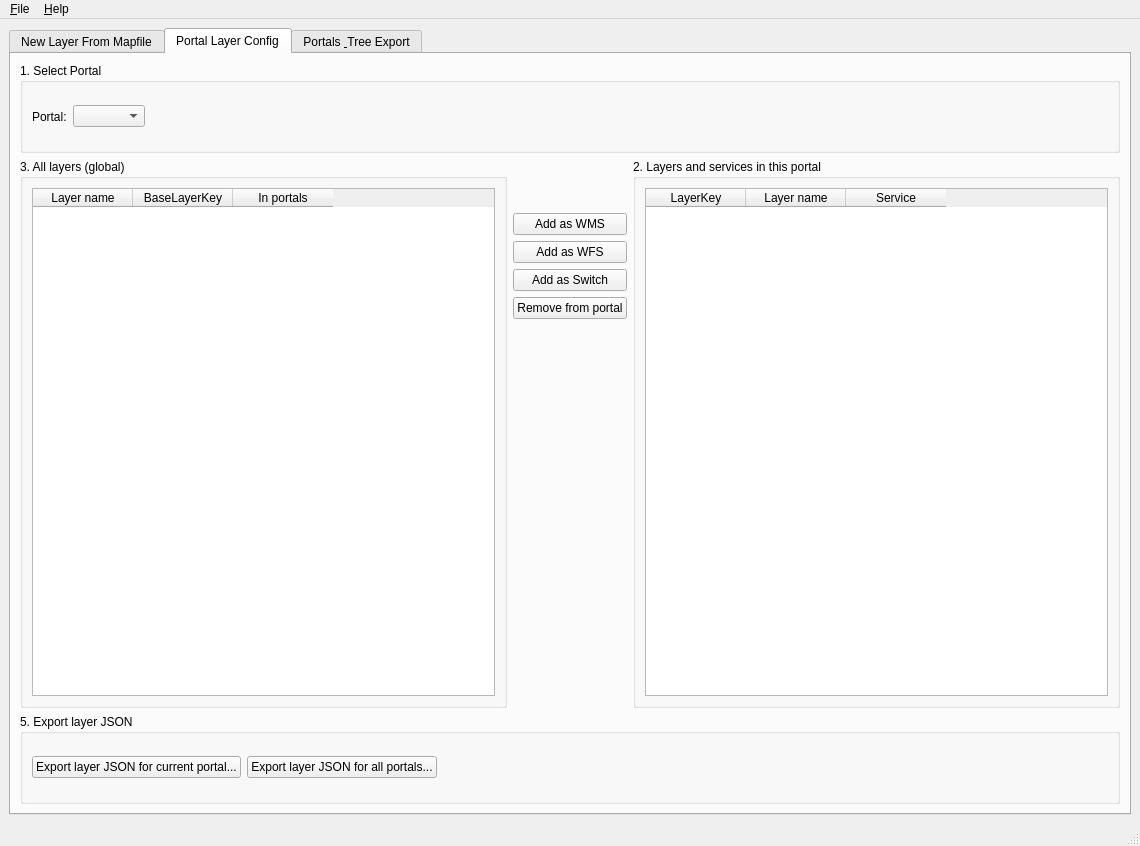
<?xml version="1.0" encoding="UTF-8"?>
<ui version="4.0">
 <class>LayerConfigNewLayerWizard</class>
 <widget class="QMainWindow" name="LayerConfigNewLayerWizard">
  <property name="geometry">
   <rect>
    <x>0</x>
    <y>0</y>
    <width>1140</width>
    <height>846</height>
   </rect>
  </property>
  <property name="maximumSize">
   <size>
    <width>16777215</width>
    <height>16777215</height>
   </size>
  </property>
  <property name="windowTitle">
   <string>LayerConfig - New Layer From Mapfile</string>
  </property>
  <widget class="QWidget" name="centralwidget">
   <layout class="QVBoxLayout" name="verticalLayout_main">
    <item>
     <widget class="QTabWidget" name="tabMain">
      <property name="tabPosition">
       <enum>QTabWidget::North</enum>
      </property>
      <property name="currentIndex">
       <number>1</number>
      </property>
      <widget class="QWidget" name="tabNewLayer">
       <attribute name="title">
        <string>New Layer From Mapfile</string>
       </attribute>
       <layout class="QVBoxLayout" name="verticalLayout_newLayer">
        <item>
         <widget class="QGroupBox" name="groupBox_load">
          <property name="title">
           <string>1. Load Layer</string>
          </property>
          <layout class="QGridLayout" name="gridLayout_load">
           <item row="0" column="0">
            <widget class="QLabel" name="label_mapFilePath">
             <property name="text">
              <string>Mapfile path:</string>
             </property>
            </widget>
           </item>
           <item row="0" column="1">
            <widget class="QLineEdit" name="txtMapFilePath"/>
           </item>
           <item row="0" column="2">
            <widget class="QToolButton" name="btnBrowseMapFile">
             <property name="text">
              <string>...</string>
             </property>
            </widget>
           </item>
           <item row="1" column="0">
            <widget class="QLabel" name="label_mapLayers">
             <property name="text">
              <string>MapServer layers (feature types):</string>
             </property>
            </widget>
           </item>
           <item row="1" column="1">
            <widget class="QComboBox" name="cmbMapFileLayerNames"/>
           </item>
           <item row="1" column="2">
            <widget class="QPushButton" name="btnScanMapFile">
             <property name="text">
              <string>Scan Mapfile</string>
             </property>
            </widget>
           </item>
           <item row="2" column="0">
            <widget class="QLabel" name="label_dbLayers">
             <property name="text">
              <string>Existing layers (from DB):</string>
             </property>
            </widget>
           </item>
           <item row="2" column="1">
            <widget class="QComboBox" name="cmbDbLayers"/>
           </item>
           <item row="2" column="2">
            <widget class="QPushButton" name="btnLoadFromDb">
             <property name="text">
              <string>Load from DB</string>
             </property>
            </widget>
           </item>
           <item row="3" column="0">
            <widget class="QLabel" name="label_selectedLayerHint">
             <property name="text">
              <string>Selected layer is the source for WMS/WFS and field list.</string>
             </property>
             <property name="wordWrap">
              <bool>true</bool>
             </property>
            </widget>
           </item>
          </layout>
         </widget>
        </item>
        <item>
         <widget class="QGroupBox" name="groupBox_derived">
          <property name="title">
           <string>2. Derived Settings</string>
          </property>
          <layout class="QFormLayout" name="formLayout_derived">
           <item row="0" column="0">
            <widget class="QLabel" name="label_layerName">
             <property name="text">
              <string>Layer Name:</string>
             </property>
            </widget>
           </item>
           <item row="0" column="1">
            <widget class="QLineEdit" name="txtLayerName">
             <property name="readOnly">
              <bool>true</bool>
             </property>
            </widget>
           </item>
           <item row="1" column="0">
            <widget class="QLabel" name="label_wmsLayerKey">
             <property name="text">
              <string>WMS LayerKey:</string>
             </property>
            </widget>
           </item>
           <item row="1" column="1">
            <widget class="QLineEdit" name="txtWmsLayerKey">
             <property name="readOnly">
              <bool>true</bool>
             </property>
            </widget>
           </item>
           <item row="2" column="0">
            <widget class="QLabel" name="label_vectorLayerKey">
             <property name="text">
              <string>Vector LayerKey:</string>
             </property>
            </widget>
           </item>
           <item row="2" column="1">
            <widget class="QLineEdit" name="txtVectorLayerKey">
             <property name="readOnly">
              <bool>true</bool>
             </property>
            </widget>
           </item>
           <item row="3" column="0">
            <widget class="QLabel" name="label_gridXType">
             <property name="text">
              <string>GridXType:</string>
             </property>
            </widget>
           </item>
           <item row="3" column="1">
            <widget class="QLineEdit" name="txtGridXType">
             <property name="readOnly">
              <bool>true</bool>
             </property>
            </widget>
           </item>
           <item row="4" column="0">
            <widget class="QLabel" name="label_labelClassName">
             <property name="text">
              <string>LabelClassName:</string>
             </property>
            </widget>
           </item>
           <item row="4" column="1">
            <widget class="QLineEdit" name="txtLabelClassName">
             <property name="text">
              <string>labels</string>
             </property>
            </widget>
           </item>
           <item row="5" column="0">
            <widget class="QLabel" name="label_projection">
             <property name="text">
              <string>Projection (EPSG):</string>
             </property>
            </widget>
           </item>
           <item row="5" column="1">
            <widget class="QLineEdit" name="txtProjection">
             <property name="text">
              <string>EPSG:2157</string>
             </property>
            </widget>
           </item>
           <item row="6" column="0">
            <widget class="QLabel" name="label_opacity">
             <property name="text">
              <string>Opacity (0–1):</string>
             </property>
            </widget>
           </item>
           <item row="6" column="1">
            <widget class="QDoubleSpinBox" name="spinOpacity">
             <property name="decimals">
              <number>2</number>
             </property>
             <property name="minimum">
              <double>0.000000000000000</double>
             </property>
             <property name="maximum">
              <double>1.000000000000000</double>
             </property>
             <property name="singleStep">
              <double>0.050000000000000</double>
             </property>
             <property name="value">
              <double>0.750000000000000</double>
             </property>
            </widget>
           </item>
           <item row="7" column="0">
            <widget class="QLabel" name="label_noCluster">
             <property name="text">
              <string>No cluster (WFS):</string>
             </property>
            </widget>
           </item>
           <item row="7" column="1">
            <widget class="QCheckBox" name="chkNoCluster">
             <property name="text">
              <string>Disable clustering for this layer</string>
             </property>
             <property name="checked">
              <bool>true</bool>
             </property>
            </widget>
           </item>
          </layout>
         </widget>
        </item>
        <item>
         <widget class="QSplitter" name="splitter_fields_styles">
          <property name="orientation">
           <enum>Qt::Horizontal</enum>
          </property>
          <widget class="QWidget" name="widget_fields">
           <layout class="QVBoxLayout" name="verticalLayout_fields">
            <item>
             <widget class="QGroupBox" name="groupBox_fields">
              <property name="title">
               <string>3. Fields for propertyname CSV and idProperty</string>
              </property>
              <layout class="QVBoxLayout" name="verticalLayout_fields_inner">
               <item>
                <widget class="QLabel" name="label_fieldsInfo">
                 <property name="text">
                  <string>Tick fields to include in propertyname CSV. Select one as idProperty. Tick tooltip fields and give them aliases if needed.</string>
                 </property>
                 <property name="wordWrap">
                  <bool>true</bool>
                 </property>
                </widget>
               </item>
               <item>
                <widget class="QTableWidget" name="tblFields">
                 <column>
                  <property name="text">
                   <string>Field name</string>
                  </property>
                 </column>
                 <column>
                  <property name="text">
                   <string>Is idProperty</string>
                  </property>
                 </column>
                 <column>
                  <property name="text">
                   <string>Include</string>
                  </property>
                 </column>
                 <column>
                  <property name="text">
                   <string>Is ToolTip</string>
                  </property>
                 </column>
                 <column>
                  <property name="text">
                   <string>ToolTip alias</string>
                  </property>
                 </column>
                </widget>
               </item>
               <item>
                <layout class="QHBoxLayout" name="horizontalLayout_idProperty">
                 <item>
                  <widget class="QLabel" name="label_idPropertyCombo">
                   <property name="text">
                    <string>idProperty:</string>
                   </property>
                  </widget>
                 </item>
                 <item>
                  <widget class="QComboBox" name="cmbIdProperty">
                   <property name="minimumSize">
                    <size>
                     <width>200</width>
                     <height>0</height>
                    </size>
                   </property>
                  </widget>
                 </item>
                 <item>
                  <spacer name="horizontalSpacer_idProperty">
                   <property name="orientation">
                    <enum>Qt::Horizontal</enum>
                   </property>
                   <property name="sizeHint" stdset="0">
                    <size>
                     <width>40</width>
                     <height>20</height>
                    </size>
                   </property>
                  </spacer>
                 </item>
                </layout>
               </item>
              </layout>
             </widget>
            </item>
           </layout>
          </widget>
          <widget class="QWidget" name="widget_styles">
           <layout class="QVBoxLayout" name="verticalLayout_styles">
            <item>
             <widget class="QGroupBox" name="groupBox_styles">
              <property name="title">
               <string>4. Styles (groups from mapfile, excluding &quot;labels&quot;)</string>
              </property>
              <layout class="QVBoxLayout" name="verticalLayout_styles_inner">
               <item>
                <widget class="QLabel" name="label_stylesInfo">
                 <property name="text">
                  <string>Styles are derived from GROUP names. Edit the Style Title as shown to users.</string>
                 </property>
                 <property name="wordWrap">
                  <bool>true</bool>
                 </property>
                </widget>
               </item>
               <item>
                <widget class="QTableWidget" name="tblStyles">
                 <column>
                  <property name="text">
                   <string>Group name</string>
                  </property>
                 </column>
                 <column>
                  <property name="text">
                   <string>Style title</string>
                  </property>
                 </column>
                 <column>
                  <property name="text">
                   <string>Include</string>
                  </property>
                 </column>
                </widget>
               </item>
              </layout>
             </widget>
            </item>
           </layout>
          </widget>
         </widget>
        </item>
        <item alignment="Qt::AlignLeft">
         <widget class="QGroupBox" name="groupBox_makeAvailable">
          <property name="title">
           <string>5. Make Layer Available to Portal Config / Tree</string>
          </property>
          <layout class="QHBoxLayout" name="horizontalLayout_makeAvailable">
           <item>
            <widget class="QPushButton" name="btnLoadFieldsFromWFS">
             <property name="minimumSize">
              <size>
               <width>0</width>
               <height>25</height>
              </size>
             </property>
             <property name="text">
              <string>  Load from WFS (New Layers)  </string>
             </property>
             <property name="iconSize">
              <size>
               <width>25</width>
               <height>16</height>
              </size>
             </property>
             <property name="checkable">
              <bool>false</bool>
             </property>
             <property name="default">
              <bool>false</bool>
             </property>
             <property name="flat">
              <bool>false</bool>
             </property>
            </widget>
           </item>
           <item alignment="Qt::AlignHCenter">
            <widget class="QPushButton" name="btnCheckFieldsAndStylesFromWFS">
             <property name="minimumSize">
              <size>
               <width>0</width>
               <height>25</height>
              </size>
             </property>
             <property name="layoutDirection">
              <enum>Qt::LeftToRight</enum>
             </property>
             <property name="text">
              <string>  Check WFS for new fields and/or styles (Existing Layers)  </string>
             </property>
            </widget>
           </item>
           <item>
            <spacer name="horizontalSpacer_makeAvailable">
             <property name="orientation">
              <enum>Qt::Horizontal</enum>
             </property>
             <property name="sizeHint" stdset="0">
              <size>
               <width>400</width>
               <height>20</height>
              </size>
             </property>
            </spacer>
           </item>
           <item>
            <widget class="QPushButton" name="btnSaveLayerToDb">
             <property name="text">
              <string>Save to DB</string>
             </property>
            </widget>
           </item>
           <item>
            <widget class="QPushButton" name="btnMakeLayerAvailable">
             <property name="text">
              <string>Make Layer Available to Portals</string>
             </property>
            </widget>
           </item>
          </layout>
         </widget>
        </item>
       </layout>
      </widget>
      <widget class="QWidget" name="tabPortalLayerConfig">
       <attribute name="title">
        <string>Portal Layer Config</string>
       </attribute>
       <layout class="QVBoxLayout" name="verticalLayout_portalLayerConfig">
        <item>
         <widget class="QGroupBox" name="groupBox_portalSelectLayers">
          <property name="sizePolicy">
           <sizepolicy hsizetype="Preferred" vsizetype="Fixed">
            <horstretch>0</horstretch>
            <verstretch>0</verstretch>
           </sizepolicy>
          </property>
          <property name="minimumSize">
           <size>
            <width>0</width>
            <height>0</height>
           </size>
          </property>
          <property name="maximumSize">
           <size>
            <width>16777215</width>
            <height>90</height>
           </size>
          </property>
          <property name="title">
           <string>1. Select Portal</string>
          </property>
          <layout class="QHBoxLayout" name="horizontalLayout_portalSelectLayers">
           <item>
            <widget class="QLabel" name="label_portalSelectLayers">
             <property name="text">
              <string>Portal:</string>
             </property>
            </widget>
           </item>
           <item>
            <widget class="QComboBox" name="cmbPortalSelectLayers"/>
           </item>
           <item>
            <spacer name="horizontalSpacer_portalSelectLayers">
             <property name="orientation">
              <enum>Qt::Horizontal</enum>
             </property>
             <property name="sizeHint" stdset="0">
              <size>
               <width>35</width>
               <height>20</height>
              </size>
             </property>
            </spacer>
           </item>
          </layout>
         </widget>
        </item>
        <item>
         <widget class="QSplitter" name="splitter_portalLayerConfig">
          <property name="orientation">
           <enum>Qt::Horizontal</enum>
          </property>
          <widget class="QWidget" name="widget_portalLayersLeft">
           <layout class="QHBoxLayout" name="horizontalLayout_portalLayersMain">
            <item>
             <widget class="QGroupBox" name="groupBox_allLayers">
              <property name="title">
               <string>3. All layers (global)</string>
              </property>
              <layout class="QVBoxLayout" name="verticalLayout_allLayers">
               <item>
                <widget class="QTableWidget" name="tblAllLayers">
                 <property name="sizePolicy">
                  <sizepolicy hsizetype="Expanding" vsizetype="Expanding">
                   <horstretch>0</horstretch>
                   <verstretch>0</verstretch>
                  </sizepolicy>
                 </property>
                 <column>
                  <property name="text">
                   <string>Layer name</string>
                  </property>
                 </column>
                 <column>
                  <property name="text">
                   <string>BaseLayerKey</string>
                  </property>
                 </column>
                 <column>
                  <property name="text">
                   <string>In portals</string>
                  </property>
                 </column>
                </widget>
               </item>
              </layout>
             </widget>
            </item>
            <item>
             <layout class="QVBoxLayout" name="verticalLayout_portalLayerActions">
              <item>
               <spacer name="verticalSpacer">
                <property name="orientation">
                 <enum>Qt::Vertical</enum>
                </property>
                <property name="sizeType">
                 <enum>QSizePolicy::Fixed</enum>
                </property>
                <property name="sizeHint" stdset="0">
                 <size>
                  <width>20</width>
                  <height>54</height>
                 </size>
                </property>
               </spacer>
              </item>
              <item>
               <widget class="QPushButton" name="btnAddLayerToPortalAsWms">
                <property name="text">
                 <string>Add as WMS</string>
                </property>
               </widget>
              </item>
              <item>
               <widget class="QPushButton" name="btnAddLayerToPortalAsWfs">
                <property name="text">
                 <string>Add as WFS</string>
                </property>
               </widget>
              </item>
              <item>
               <widget class="QPushButton" name="btnAddLayerToPortalAsSwitch">
                <property name="text">
                 <string>Add as Switch</string>
                </property>
               </widget>
              </item>
              <item>
               <widget class="QPushButton" name="btnRemoveLayerFromPortal">
                <property name="text">
                 <string>Remove from portal</string>
                </property>
               </widget>
              </item>
              <item>
               <spacer name="verticalSpacer_portalLayerActions">
                <property name="orientation">
                 <enum>Qt::Vertical</enum>
                </property>
                <property name="sizeType">
                 <enum>QSizePolicy::Expanding</enum>
                </property>
                <property name="sizeHint" stdset="0">
                 <size>
                  <width>20</width>
                  <height>40</height>
                 </size>
                </property>
               </spacer>
              </item>
             </layout>
            </item>
            <item>
             <widget class="QGroupBox" name="groupBox_portalLayers">
              <property name="title">
               <string>2. Layers and services in this portal</string>
              </property>
              <layout class="QVBoxLayout" name="verticalLayout_portalLayersInner">
               <item>
                <widget class="QTableWidget" name="tblPortalLayers">
                 <property name="sizePolicy">
                  <sizepolicy hsizetype="Expanding" vsizetype="Expanding">
                   <horstretch>0</horstretch>
                   <verstretch>0</verstretch>
                  </sizepolicy>
                 </property>
                 <column>
                  <property name="text">
                   <string>LayerKey</string>
                  </property>
                 </column>
                 <column>
                  <property name="text">
                   <string>Layer name</string>
                  </property>
                 </column>
                 <column>
                  <property name="text">
                   <string>Service</string>
                  </property>
                 </column>
                </widget>
               </item>
              </layout>
             </widget>
            </item>
           </layout>
          </widget>
         </widget>
        </item>
        <item>
         <widget class="QGroupBox" name="groupBox_exportLayerJson">
          <property name="sizePolicy">
           <sizepolicy hsizetype="Preferred" vsizetype="Fixed">
            <horstretch>0</horstretch>
            <verstretch>0</verstretch>
           </sizepolicy>
          </property>
          <property name="minimumSize">
           <size>
            <width>0</width>
            <height>0</height>
           </size>
          </property>
          <property name="maximumSize">
           <size>
            <width>16777215</width>
            <height>90</height>
           </size>
          </property>
          <property name="title">
           <string>5. Export layer JSON</string>
          </property>
          <layout class="QVBoxLayout" name="verticalLayout_exportLayerJson">
           <item>
            <layout class="QHBoxLayout" name="horizontalLayout_exportLayerJsonButtons">
             <item>
              <widget class="QPushButton" name="btnExportCurrentPortalLayersJson">
               <property name="text">
                <string>Export layer JSON for current portal...</string>
               </property>
              </widget>
             </item>
             <item>
              <widget class="QPushButton" name="btnExportAllPortalsLayersJson">
               <property name="text">
                <string>Export layer JSON for all portals...</string>
               </property>
              </widget>
             </item>
             <item>
              <spacer name="horizontalSpacer_exportLayerJsonButtons">
               <property name="orientation">
                <enum>Qt::Horizontal</enum>
               </property>
               <property name="sizeHint" stdset="0">
                <size>
                 <width>40</width>
                 <height>20</height>
                </size>
               </property>
              </spacer>
             </item>
            </layout>
           </item>
          </layout>
         </widget>
        </item>
       </layout>
      </widget>
      <widget class="QWidget" name="tabPortalsExport">
       <attribute name="title">
        <string>Portals &amp; Tree Export</string>
       </attribute>
       <layout class="QVBoxLayout" name="verticalLayout_portalsExport">
        <item>
         <widget class="QGroupBox" name="groupBox_portalSelect">
          <property name="title">
           <string>5. Select Portal</string>
          </property>
          <layout class="QHBoxLayout" name="horizontalLayout_portalSelect">
           <item>
            <widget class="QLabel" name="label_portalSelect">
             <property name="text">
              <string>Portal:</string>
             </property>
            </widget>
           </item>
           <item>
            <widget class="QComboBox" name="cmbPortalSelect"/>
           </item>
           <item>
            <spacer name="horizontalSpacer_portalSelect">
             <property name="orientation">
              <enum>Qt::Horizontal</enum>
             </property>
             <property name="sizeHint" stdset="0">
              <size>
               <width>40</width>
               <height>20</height>
              </size>
             </property>
            </spacer>
           </item>
          </layout>
         </widget>
        </item>
        <item>
         <widget class="QSplitter" name="splitter_portalTree">
          <property name="orientation">
           <enum>Qt::Horizontal</enum>
          </property>
          <widget class="QWidget" name="widget_portalTree">
           <layout class="QVBoxLayout" name="verticalLayout_portalTree">
            <item>
             <widget class="QGroupBox" name="groupBox_portalTree">
              <property name="title">
               <string>6. Portal Layer Tree</string>
              </property>
              <layout class="QVBoxLayout" name="verticalLayout_portalTreeInner">
               <item>
                <widget class="QLabel" name="label_portalTreeInfo">
                 <property name="text">
                  <string>Folder structure and layers for the selected portal. Drag and drop to reorder.</string>
                 </property>
                 <property name="wordWrap">
                  <bool>true</bool>
                 </property>
                </widget>
               </item>
               <item>
                <widget class="QTreeView" name="treePortalLayers"/>
               </item>
               <item>
                <layout class="QHBoxLayout" name="horizontalLayout_treeButtons">
                 <item>
                  <widget class="QPushButton" name="btnAddFolderNode">
                   <property name="text">
                    <string>Add Folder</string>
                   </property>
                  </widget>
                 </item>
                 <item>
                  <widget class="QPushButton" name="btnDeleteNode">
                   <property name="text">
                    <string>Delete Selected Node</string>
                   </property>
                  </widget>
                 </item>
                 <item>
                  <spacer name="horizontalSpacer_treeButtons">
                   <property name="orientation">
                    <enum>Qt::Horizontal</enum>
                   </property>
                   <property name="sizeHint" stdset="0">
                    <size>
                     <width>40</width>
                     <height>20</height>
                    </size>
                   </property>
                  </spacer>
                 </item>
                </layout>
               </item>
              </layout>
             </widget>
            </item>
           </layout>
          </widget>
          <widget class="QWidget" name="widget_portalRight">
           <layout class="QVBoxLayout" name="verticalLayout_portalRight">
            <item>
             <widget class="QGroupBox" name="groupBox_nodeDetails">
              <property name="title">
               <string>7. Selected Node Details</string>
              </property>
              <layout class="QVBoxLayout" name="verticalLayout_nodeDetails">
               <item>
                <widget class="QGroupBox" name="groupBox_folderDetails">
                 <property name="title">
                  <string>Folder Properties</string>
                 </property>
                 <layout class="QFormLayout" name="formLayout_folderDetails">
                  <item row="0" column="0">
                   <widget class="QLabel" name="label_folderTitle">
                    <property name="text">
                     <string>Folder title:</string>
                    </property>
                   </widget>
                  </item>
                  <item row="0" column="1">
                   <widget class="QLineEdit" name="txtFolderTitle"/>
                  </item>
                  <item row="1" column="0">
                   <widget class="QLabel" name="label_folderId">
                    <property name="text">
                     <string>Folder id:</string>
                    </property>
                   </widget>
                  </item>
                  <item row="1" column="1">
                   <widget class="QLineEdit" name="txtFolderId"/>
                  </item>
                  <item row="2" column="0">
                   <widget class="QLabel" name="label_folderExpanded">
                    <property name="text">
                     <string>Expanded:</string>
                    </property>
                   </widget>
                  </item>
                  <item row="2" column="1">
                   <widget class="QCheckBox" name="chkFolderExpanded">
                    <property name="text">
                     <string>Expanded by default</string>
                    </property>
                   </widget>
                  </item>
                  <item row="3" column="0">
                   <widget class="QLabel" name="label_folderChecked">
                    <property name="text">
                     <string>Checked:</string>
                    </property>
                   </widget>
                  </item>
                  <item row="3" column="1">
                   <widget class="QCheckBox" name="chkFolderChecked">
                    <property name="text">
                     <string>Checked by default</string>
                    </property>
                   </widget>
                  </item>
                 </layout>
                </widget>
               </item>
               <item>
                <widget class="QGroupBox" name="groupBox_layerDetails">
                 <property name="title">
                  <string>Layer Properties</string>
                 </property>
                 <layout class="QFormLayout" name="formLayout_layerDetails">
                  <item row="0" column="0">
                   <widget class="QLabel" name="label_layerKey">
                    <property name="text">
                     <string>LayerKey:</string>
                    </property>
                   </widget>
                  </item>
                  <item row="0" column="1">
                   <widget class="QLineEdit" name="txtLayerKey">
                    <property name="readOnly">
                     <bool>true</bool>
                    </property>
                   </widget>
                  </item>
                  <item row="1" column="0">
                   <widget class="QLabel" name="label_layerTitle">
                    <property name="text">
                     <string>Display title:</string>
                    </property>
                   </widget>
                  </item>
                  <item row="1" column="1">
                   <widget class="QLineEdit" name="txtLayerTitle"/>
                  </item>
                  <item row="2" column="0">
                   <widget class="QLabel" name="label_layerGlyph">
                    <property name="text">
                     <string>Glyph/icon:</string>
                    </property>
                   </widget>
                  </item>
                  <item row="2" column="1">
                   <widget class="QComboBox" name="cmbLayerIconType"/>
                  </item>
                  <item row="3" column="0">
                   <widget class="QLabel" name="label_layerTooltip">
                    <property name="text">
                     <string>Tooltip (qtip):</string>
                    </property>
                   </widget>
                  </item>
                  <item row="3" column="1">
                   <widget class="QPlainTextEdit" name="txtLayerTooltip"/>
                  </item>
                 </layout>
                </widget>
               </item>
              </layout>
             </widget>
            </item>
            <item>
             <widget class="QGroupBox" name="groupBox_availableLayers">
              <property name="title">
               <string>8. Available Layers (not in this portal tree)</string>
              </property>
              <layout class="QVBoxLayout" name="verticalLayout_availableLayers">
               <item>
                <widget class="QLabel" name="label_availableLayersInfo">
                 <property name="text">
                  <string>Select a layer and add it under the selected folder or node in the tree.</string>
                 </property>
                 <property name="wordWrap">
                  <bool>true</bool>
                 </property>
                </widget>
               </item>
               <item>
                <widget class="QListWidget" name="listAvailableLayers"/>
               </item>
               <item>
                <layout class="QHBoxLayout" name="horizontalLayout_addLayerToTree">
                 <item>
                  <widget class="QPushButton" name="btnAddLayerToTree">
                   <property name="text">
                    <string>Add Selected Layer to Tree</string>
                   </property>
                  </widget>
                 </item>
                 <item>
                  <spacer name="horizontalSpacer_addLayerToTree">
                   <property name="orientation">
                    <enum>Qt::Horizontal</enum>
                   </property>
                   <property name="sizeHint" stdset="0">
                    <size>
                     <width>40</width>
                     <height>20</height>
                    </size>
                   </property>
                  </spacer>
                 </item>
                </layout>
               </item>
              </layout>
             </widget>
            </item>
           </layout>
          </widget>
         </widget>
        </item>
        <item>
         <widget class="QGroupBox" name="groupBox_export">
          <property name="title">
           <string>9. Save and Export JSON</string>
          </property>
          <layout class="QVBoxLayout" name="verticalLayout_export">
           <item>
            <widget class="QLabel" name="label_exportInfo">
             <property name="text">
              <string>Saving writes the layer and portal tree to the database. Export regenerates JSON for the current or all portals from the database.</string>
             </property>
             <property name="wordWrap">
              <bool>true</bool>
             </property>
            </widget>
           </item>
           <item>
            <layout class="QHBoxLayout" name="horizontalLayout_exportButtons">
             <item>
              <widget class="QPushButton" name="btnSavePortalToDatabase">
               <property name="text">
                <string>Save Portal Configuration to Database</string>
               </property>
              </widget>
             </item>
             <item>
              <widget class="QPushButton" name="btnExportCurrentPortalJson">
               <property name="text">
                <string>Export JSON for current portal</string>
               </property>
              </widget>
             </item>
             <item>
              <widget class="QPushButton" name="btnExportAllPortalsJson">
               <property name="text">
                <string>Export JSON for all portals</string>
               </property>
              </widget>
             </item>
             <item>
              <spacer name="horizontalSpacer_exportButtons">
               <property name="orientation">
                <enum>Qt::Horizontal</enum>
               </property>
               <property name="sizeHint" stdset="0">
                <size>
                 <width>40</width>
                 <height>20</height>
                </size>
               </property>
              </spacer>
             </item>
            </layout>
           </item>
          </layout>
         </widget>
        </item>
        <item>
         <spacer name="verticalSpacer_portalsExport">
          <property name="orientation">
           <enum>Qt::Vertical</enum>
          </property>
          <property name="sizeHint" stdset="0">
           <size>
            <width>20</width>
            <height>40</height>
           </size>
          </property>
         </spacer>
        </item>
       </layout>
      </widget>
     </widget>
    </item>
   </layout>
  </widget>
  <widget class="QMenuBar" name="menubar">
   <property name="geometry">
    <rect>
     <x>0</x>
     <y>0</y>
     <width>1140</width>
     <height>21</height>
    </rect>
   </property>
   <widget class="QMenu" name="menuFile">
    <property name="title">
     <string>&amp;File</string>
    </property>
   </widget>
   <widget class="QMenu" name="menuHelp">
    <property name="title">
     <string>&amp;Help</string>
    </property>
   </widget>
   <addaction name="menuFile"/>
   <addaction name="menuHelp"/>
  </widget>
  <widget class="QStatusBar" name="statusbar"/>
 </widget>
 <resources/>
 <connections/>
</ui>
